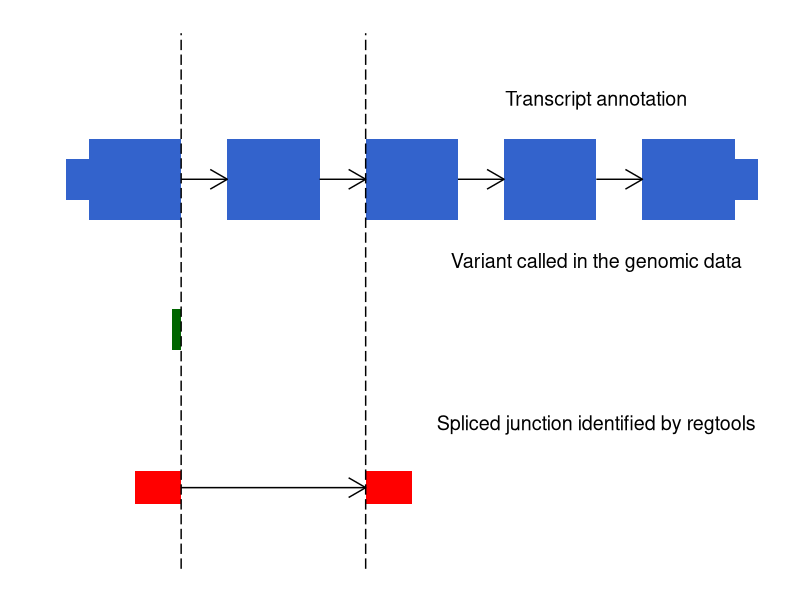
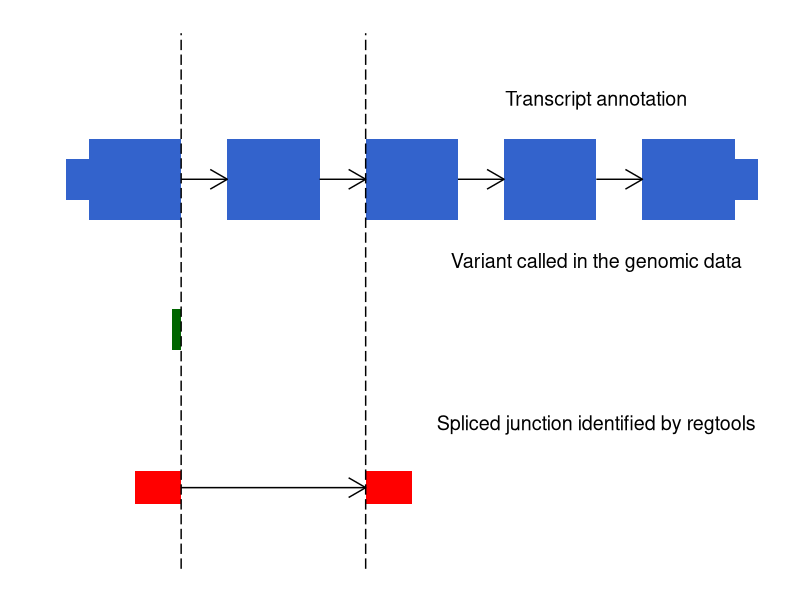
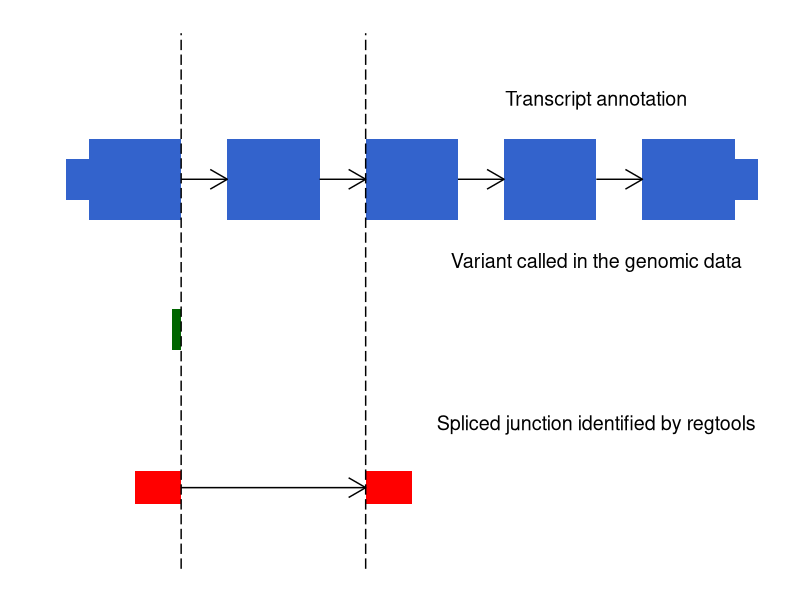

These charts were generated, in order, by the following R code:
#! /usr/bin/Rscript

library(ggplot2)
library(grid)

#https://stackoverflow.com/questions/25106508/ggplot2-is-there-an-easy-way-to-wrap-annotation-text
wrapper <- function(x, ...) paste(strwrap(x, ...), collapse = "\n")

#Setup plot skeleton
p <- ggplot() + ylim(50, 110)  + theme_classic() + theme(axis.line=element_blank(), axis.text = element_blank()) + xlab("") + ylab("") + theme(axis.ticks = element_blank()) + ggtitle("")

#Topmost transcript
p <- p + geom_rect(fill = "#3363CC", aes(xmin = 5, ymin = 92.5, xmax = 10, ymax = 97.5)) + geom_rect(fill = "#3363CC", aes(xmin = 10, ymin = 90, xmax = 30, ymax = 100)) + geom_rect(fill = "#3363CC", aes(xmin = 40, ymin = 90, xmax = 60, ymax = 100)) + geom_rect(fill = "#3363CC", aes(xmin = 70, ymin = 90, xmax = 90, ymax = 100)) + geom_rect(fill = "#3363CC", aes(xmin = 100, ymin = 90, xmax = 120, ymax = 100))    + geom_rect(fill = "#3363CC", aes(xmin = 130, ymin = 90, xmax = 150, ymax = 100)) + geom_rect(fill = "#3363CC", aes(xmin = 150, ymin = 92.5, xmax = 155, ymax = 97.5)) + geom_segment(aes(x = 30, y = 95, xend = 40, yend = 95), arrow = arrow(length = unit(0.5, "cm"))) + geom_segment(aes(x = 60, y = 95, xend = 70, yend = 95), arrow = arrow(length = unit(0.5, "cm")))+ geom_segment(aes(x = 90, y = 95, xend = 100, yend = 95), arrow = arrow(length = unit(0.5, "cm")))+ geom_segment(aes(x = 120, y = 95, xend = 130, yend = 95), arrow = arrow(length = unit(0.5, "cm")))

#Plot variants
p <- p + geom_rect(fill = "#006600", aes(xmin = 28, ymin = 74, xmax = 30, ymax = 79))

#Plot junctions
p <- p + geom_rect(aes(xmin = 20, ymin = 55, xmax = 30, ymax = 59), fill = "red") + geom_rect(aes(xmin = 70, ymin = 55, xmax = 80, ymax = 59), fill = "red") + geom_segment(aes(x = 30, y = 57, xend = 70, yend = 57), arrow = arrow(length = unit(0.5, "cm")))

#Plot dotted vertical lines
p <- p + geom_vline(xintercept = 30, linetype = "longdash") + geom_vline(xintercept = 70, linetype = "longdash")

#Add labels
p <- p + annotate("text", label = "Transcript annotation", x = 120, y = 105, size = 5)
p <- p + annotate("text", label = "Variant called in the genomic data", x = 120, xmin = 10, y = 85, size = 5)
p <- p + annotate("text", label = "Spliced junction identified by regtools", x = 120, y = 65, size = 5)


print(p)
ggsave("csei_examples.png")
ggsave("csei_examples.pdf")
